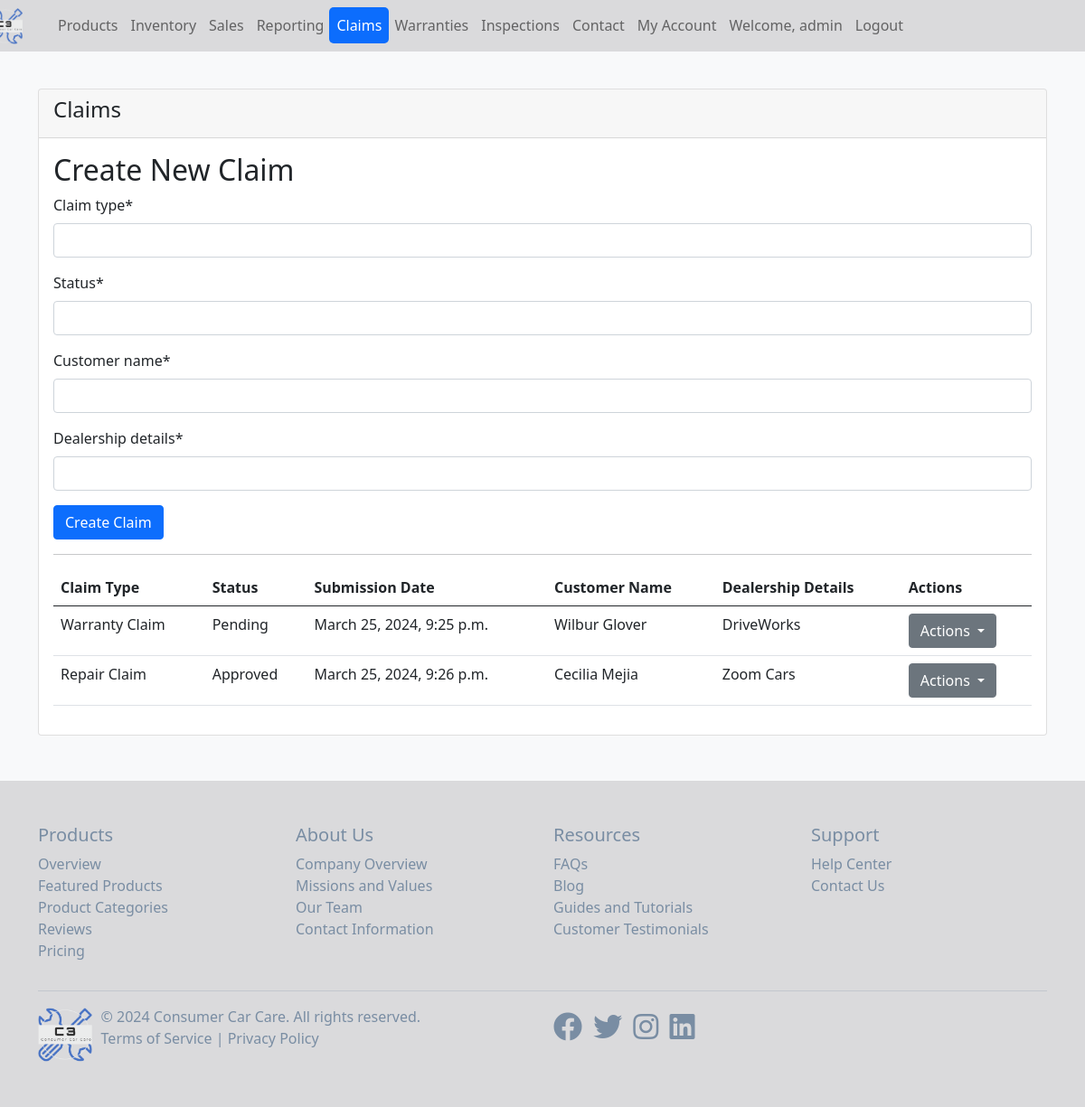
The app's page /claims/ (signed in) with its own data.
### main_app/models.py (models this page shows, shortened)
class Claim(models.Model):
    claim_type = models.CharField(max_length=100)
    status = models.CharField(max_length=100)
    submission_date = models.DateTimeField(default=timezone.now)
    customer_name = models.CharField(max_length=100)
    dealership_details = models.CharField(max_length=200)

### main_app/views.py (the view)
# urls.py: path('claims/', views.claims_view, name='claims'),
@login_required
def claims_view(request):
    if request.method == 'POST':
        form = ClaimForm(request.POST)
        if form.is_valid():
            form.save()
            return redirect('claims')
    else:
        form = ClaimForm()
    claims = Claim.objects.all()
    context = {
        'form': form,
        'claims': claims,
    }
    return render(request, 'main_app/claims.html', context)

### main_app/forms.py
class ClaimForm(forms.ModelForm):
    class Meta:
        model = Claim
        fields = ['claim_type', 'status', 'customer_name', 'dealership_details']

### main_app/templates/main_app/claims.html (shortened to what this page needs)
{% extends 'main_app/base.html' %}
{% load crispy_forms_tags %}
{% block content %}
<div class="container mt-5">
    <div class="row">
        <div class="col-md-12">
            <div class="card">
                <div class="card-header">
                    <h4>Claims</h4>
                </div>
                <div class="card-body">
                    <h2>Create New Claim</h2>
                    <form method="post">
                        {{ form|crispy }}
                        <button type="submit" class="btn btn-primary">Create Claim</button>
                    </form>
                    <hr>
                    <table class="table">
                        <thead>
                            <tr>
                                <th>Claim Type</th>
                                <th>Status</th>
                                <th>Submission Date</th>
                                <th>Customer Name</th>
                                <th>Dealership Details</th>
                                <th>Actions</th>
                            </tr>
                        </thead>
                        <tbody>
                            {% for claim in claims %}
                            <tr>
                                <td>{{ claim.claim_type }}</td>
                                <td>{{ claim.status }}</td>
                                <td>{{ claim.submission_date }}</td>
                                <td>{{ claim.customer_name }}</td>
                                <td>{{ claim.dealership_details }}</td>
                                <td>
                                    <div class="dropdown">
                                        <button class="btn btn-secondary dropdown-toggle" type="button" id="actionsDropdown{{ claim.id }}" data-toggle="dropdown" aria-haspopup="true" aria-expanded="false">
                                            Actions
                                        </button>
                                    </div>
                                </td>
                            </tr>
                            {% endfor %}
                        </tbody>
                    </table>
                </div>
            </div>
        </div>
    </div>
</div>
{% endblock %}

### main_app/templates/main_app/base.html (shortened to what this page needs)
{% load static %}
<!DOCTYPE html>
<html lang="en">
<head>
    <link rel="stylesheet" href="{% static 'main_app/css/bootstrap.min.css' %}">
    <link rel="stylesheet" href="https://cdnjs.cloudflare.com/ajax/libs/font-awesome/5.15.3/css/all.min.css">
</head>
<body>
    <nav class="navbar navbar-expand-lg navbar-light bg-custom-color">
        <div class="container">
            <div class="collapse navbar-collapse" id="navbarNav">
                <ul class="navbar-nav">
                    <li class="nav-item active">
                        <a class="nav-link" href="{% url 'home' %}">
                            <img src="{% static 'main_app/images/C3_transparent_cropped.png' %}" alt="Consumer Car Care Logo" height="40">
                        </a>
                    </li>
                    <li class="nav-item">
                        <a class="nav-link {% if request.path == '/products/' %}active{% endif %}" href="{% url 'products' %}">Products</a>
                    </li>
                    <li class="nav-item">
                        <a class="nav-link {% if request.path == '/inventory/' %}active{% endif %}" href="{% url 'inventory' %}">Inventory</a>
                    </li>
                    <li class="nav-item">
                        <a class="nav-link {% if request.path == '/sales-data/' %}active{% endif %}" href="{% url 'sales_data' %}">Sales</a>
                    </li>
                    <li class="nav-item">
                        <a class="nav-link {% if request.path == '/reporting-dashboard/' %}active{% endif %}" href="{% url 'reporting_dashboard' %}">Reporting</a>
                    </li>
                    <li class="nav-item">
                        <a class="nav-link {% if request.path == '/claims/' %}active{% endif %}" href="{% url 'claims' %}">Claims</a>
                    </li>
                    <li class="nav-item">
                        <a class="nav-link {% if request.path == '/warranties/' %}active{% endif %}" href="{% url 'warranties' %}">Warranties</a>
                    </li>
                    <li class="nav-item">
                        <a class="nav-link {% if request.path == '/inspections/' %}active{% endif %}" href="{% url 'inspections' %}">Inspections</a>
                    </li>
                    <li class="nav-item">
                        <a class="nav-link {% if request.path == '/contact/' %}active{% endif %}" href="{% url 'contact' %}">Contact</a>
                    </li>
                    {% if user.is_authenticated %}
                    {% if user.is_authenticated %}
                        <li class="nav-item">
                            <a class="nav-link {% if request.path == '/my-account/' %}active{% endif %}" href="{% url 'my_account' %}">My Account</a>
                        </li>
                    {% endif %}
                        <li class="nav-item">
                            <span class="nav-link">Welcome, {{ user.username }}</span>
                        </li>
                        <li class="nav-item">
                            <form method="post" action="{% url 'logout' %}">
                                <button class ="nav-link" type="submit">Logout</button>
                            </form>
                        </li>
                    {% else %}
                        <li class="nav-item">
                            <a class="nav-link {% if request.path == '/login/' %}active{% endif %}" href="{% url 'login' %}">Login</a>
                        </li>
                    {% endif %}
                </ul>
            </div>
        </div>
    </nav>
    {% block content %}
    {% endblock %}
    <footer class="bg-custom-color py-5">
        <div class="container">
          <div class="row">
            <div class="col-md-3">
              <h5>Products</h5>
              <ul class="list-unstyled">
                <li><a href="#">Overview</a></li>
                <li><a href="#">Featured Products</a></li>
                <li><a href="#">Product Categories</a></li>
                <li><a href="#">Reviews</a></li>
                <li><a href="#">Pricing</a></li>
              </ul>
            </div>
            <div class="col-md-3">
              <h5>About Us</h5>
              <ul class="list-unstyled">
                <li><a href="#">Company Overview</a></li>
                <li><a href="#">Missions and Values</a></li>
                <li><a href="#">Our Team</a></li>
                <li><a href="#">Contact Information</a></li>
              </ul>
            </div>
            <div class="col-md-3">
              <h5>Resources</h5>
              <ul class="list-unstyled">
                <li><a href="#">FAQs</a></li>
                <li><a href="#">Blog</a></li>
                <li><a href="#">Guides and Tutorials</a></li>
                <li><a href="#">Customer Testimonials</a></li>
              </ul>
            </div>
            <div class="col-md-3">
              <h5>Support</h5>
              <ul class="list-unstyled">
                <li><a href="#">Help Center</a></li>
                <li><a href="#">Contact Us</a></li>
              </ul>
            </div>
          </div>
          <hr>
          <div class="row align-items-center">
            <div class="col-md-6">
              <div class="d-flex align-items-center">
                <img src="{% static 'main_app/images/C3_transparent_cropped.png' %}" alt="Company Logo" height="60" class="mr-3">
                <div>
                  <p class="mb-0">&copy; 2024 Consumer Car Care. All rights reserved.</p>
                  <p><a href="#">Terms of Service</a> | <a href="#">Privacy Policy</a></p>
                </div>
              </div>
            </div>
            <div class="col-md-6 text-md-right">
              <ul class="list-inline">
                <li class="list-inline-item"><a href="#"><i class="fab fa-facebook fa-2x"></i></a></li>
                <li class="list-inline-item"><a href="#"><i class="fab fa-twitter fa-2x"></i></a></li>
                <li class="list-inline-item"><a href="#"><i class="fab fa-instagram fa-2x"></i></a></li>
                <li class="list-inline-item"><a href="#"><i class="fab fa-linkedin fa-2x"></i></a></li>
              </ul>
            </div>
          </div>
        </div>
      </footer>
</body>
</html>

### main_app/templates/main_app/base.html (style rules this page uses)
body { background-color: #f8f9fa; padding-top: 50px; }
footer { color: #798da3; text-decoration: none; margin-top: 50px; }
footer a { text-decoration: none; color: #798da3; }
.nav-link.active { background-color: #0c6dfd ; color: #ffffff !important; border-radius: 5px; }
.nav-link img { margin-left: -80px; margin-bottom: -8px; margin-top: -10px; padding-left: 15px; }
.navbar { position: fixed; top: 0; width: 100%; z-index: 1000; }
.bg-custom-color { background-color: #dadadc; }
.mr-3 { margin-right: 10px; }
button { border: 0; background-color: #dadadc; }
.navbar-nav .nav-item { margin-right: -2px; }

### records on screen
Claim: claim_type "Warranty Claim", status "Pending", submission_date "March 25, 2024, 9:25 p.m.", customer_name "Wilbur Glover", dealership_details "DriveWorks"
Claim: claim_type "Repair Claim", status "Approved", submission_date "March 25, 2024, 9:26 p.m.", customer_name "Cecilia Mejia", dealership_details "Zoom Cars"

### other values on screen
{{ user.username }} "admin"
